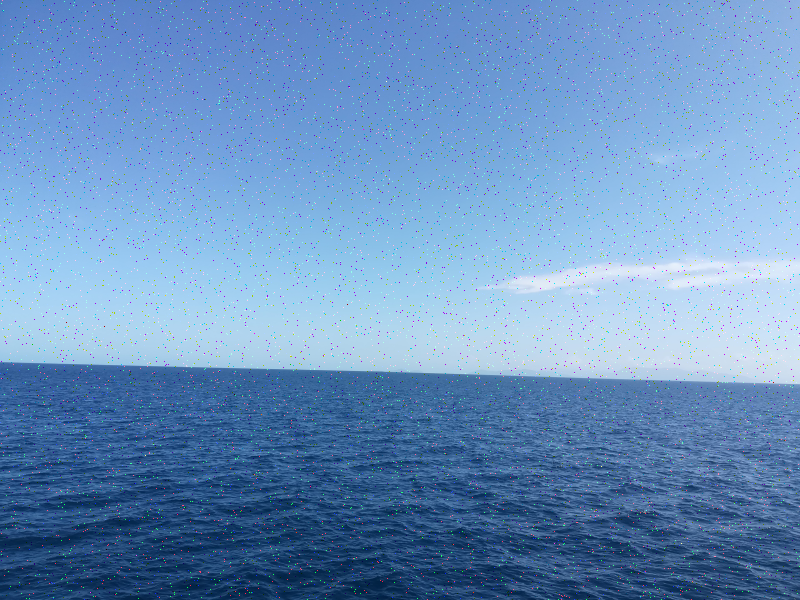
%> input picture hw/hw2/images/image_15.png, 800 x 600 px
$ octave hw2_maria_romero.m   (GNU Octave 9; MATLAB toolbox functions it lacks are replaced by stand-ins)
%> lines starting %> are read from the running program, lines starting %| are printed output that depends on the picture
L = im2double(imread('images/image_15.png'));

% Remove salt and pepper noise
% Median filter only works on 2D so we apply it channel by channel
L1 = L;
for i = 1:3
    L1(:,:,i) = medfilt2(L1(:,:,i), [3 3]);
end
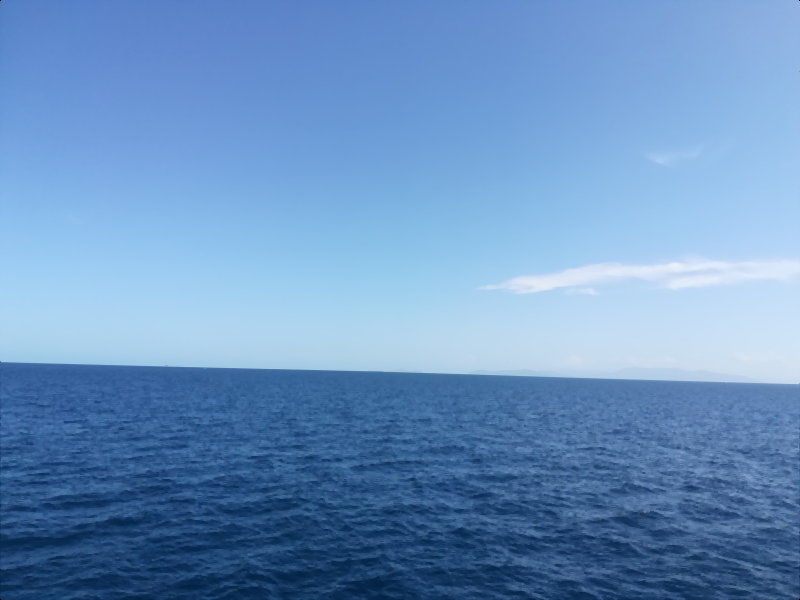
%> L1: size 600x800x3 double; mean R, G, B 0.414, 0.574, 0.755

% Rotate image to keep the horizon straight
L2 = imrotate(L1, 2, 'bicubic');
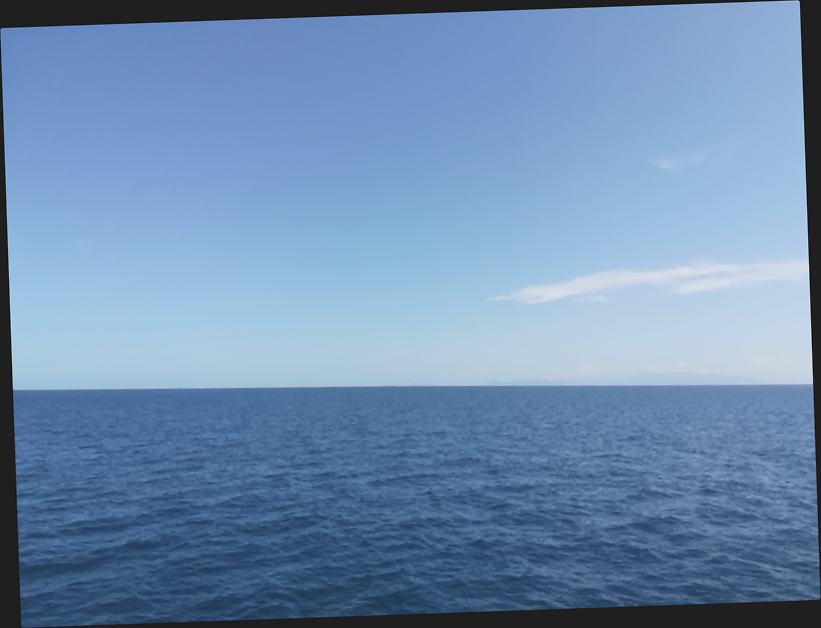
%> L2: size 628x821x3 double; mean R, G, B 0.386, 0.535, 0.703; drawn with min black and max white

% Crop it to remove black edges
EDGE = 30
L3 = L2(EDGE:end-EDGE, EDGE:end-EDGE, :);
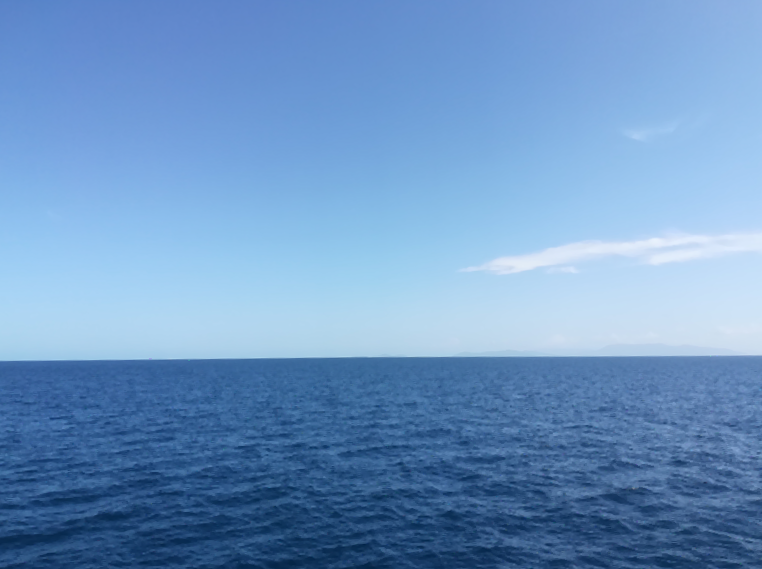
%> L3: size 569x762x3 double; mean R, G, B 0.421, 0.582, 0.762; drawn with min black and max white

figure, imshow([L3]);
